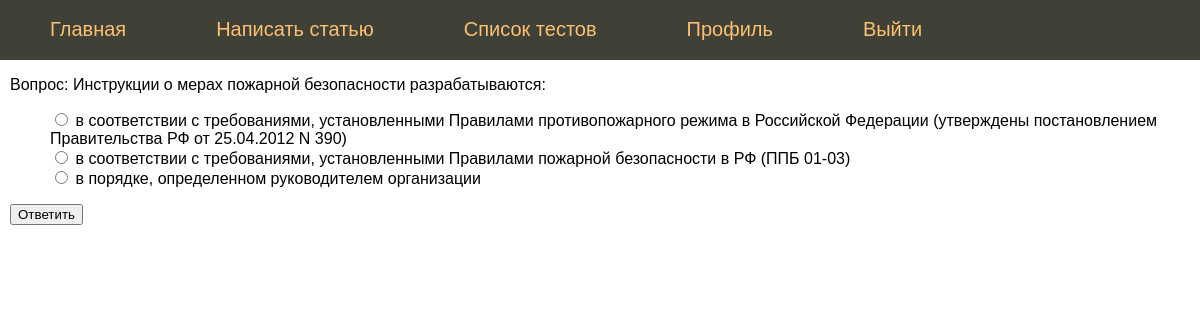
The page /test/3/testing (signed in) on the database its author committed.
### models.py (models this page shows)
class Questions(db.Model):
    __tablename__ = 'questions'
    id = db.Column(db.Integer, primary_key=True)
    q_text = db.Column(db.Text)
    test_id = db.Column(db.Integer, db.ForeignKey('tests.id'))
    answers = relationship("Answers")

class Answers(db.Model):
    __tablename__ = 'answers'
    id = db.Column(db.Integer, primary_key=True)
    question_id = db.Column(db.Integer, db.ForeignKey('questions.id'))
    a_text = db.Column(db.String(100))
    correct_a = db.Column(db.Boolean)

### app.py (the view)
@app.route("/test/<test_id>/testing", methods=["GET", "POST"])
@login_required
def testing(test_id):
    if not dostup_k_test(current_user.id, test_id, db.session):
        abort(403)
    acte = find_actually_testing(current_user.id, test_id, db.session)
    if request.method == "POST":
        check_answer(answer_id=request.form['answer_id'],testing_id=acte.id, session=db.session)
    q=get_question(current_user.id, test_id, db.session)
    if q == None:
        return render_template('result.html',rating=int(acte.rating),zaloginen=current_user.is_authenticated,result=acte.result)
    return render_template('testing.html', question=q, zaloginen=current_user.is_authenticated)

### app.py (called while the page is built)
@login_manager.user_loader
def load_user(user_id):
    return db.session.query(models.Users).filter(models.Users.id == user_id).first()

### common.py (called while the page is built, shortened)
def dostup_k_test(user_id, test_id, session):
    p = session.query(models.User_test).\
        filter(models.User_test.user_id == user_id).\
        filter(models.User_test.test_id == test_id).first()
    if p is None:
        return False
    else:
        return True

def find_actually_testing(user_id, test_id, session):
    nt = session.query(models.Testing). \
        join(models.User_test, models.User_test.test_id == models.Testing.test_id). \
        filter(models.Testing.end_date == None). \
        filter(models.User_test.user_id == user_id). \
        filter(models.User_test.test_id == test_id). \
        filter(models.User_test.date_create <= models.Testing.start_date).first()
    return nt

def get_question(user_id, test_id, session):
    q = find_actually_testing(user_id, test_id, session)
    if q == None:
        return None
    mq = session.query(models.Tests).filter(models.Tests.id==test_id).first()
    if q.current_question_id is not None:
        return q.current_question

### templates/testing.html (shortened to what this page needs)
{% extends 'layout.html' %}
{% block content %}
    <p>Вопрос: {{ question.q_text }}</p>
    <form action="" method="post">
        <ul class="profile-info">
            {% for answ in question.answers %}
            <li>
                <div>
                    <input type="radio" value={{answ.id}} name="answer_id">
                    <label>{{ answ.a_text }}</label>
                </div>
            </li>
            {% endfor %}
        </ul>
        <input type="submit" value="Ответить" />
    </form>
{% endblock %}

### static/css/styles.css (style rules this page uses)
html, body { font-family: 'Arial'; margin: 0; padding: 0; height: 100%; width: 100%; }
.profile-info { list-style: none; }

### rows shown on the page
Questions: q_text "Инструкции о мерах пожарной безопасности разрабатываются:"
Answers: a_text "в соответствии с требованиями, установленными Правилами противопожарного режима в Российской Федерации (утверждены постановлением Правительства РФ от 25.04.2012 N 390)"
Answers: a_text "в соответствии с требованиями, установленными Правилами пожарной безопасности в РФ (ППБ 01-03)"
Answers: a_text "в порядке, определенном руководителем организации"
